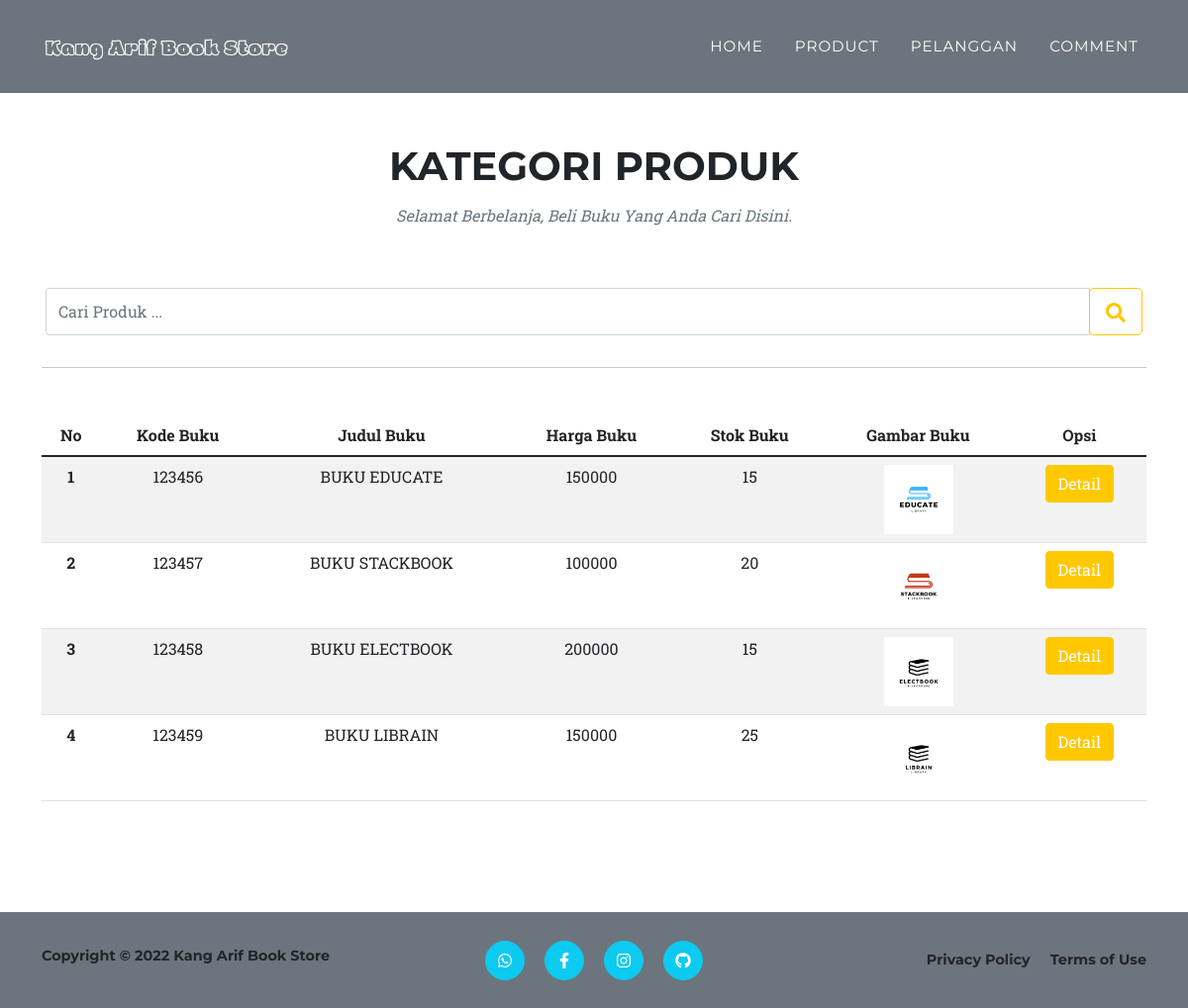
/services.php, run on the app's committed database.
### tables this page shows
CREATE TABLE `db_tokobuku` (
  `id` int(10) NOT NULL,
  `kd_buku` int(20) NOT NULL,
  `judul_buku` varchar(100) NOT NULL,
  `harga_buku` int(100) NOT NULL,
  `stok_buku` int(10) NOT NULL,
  `gambar_buku` varchar(5000) NOT NULL
);

### function.php (called while the page is built, shortened)
<?php
$conn = mysqli_connect('localhost', 'root', '', 'uas_1904030048');
function query($query)
{
    global $conn;
    $result = mysqli_query($conn, $query);
    $rows = [];
    while ($row = mysqli_fetch_assoc($result)) {
        $rows[] = $row;
    }
    return $rows;
}

### services.php (the view, shortened to what this page needs)
<?php
  require 'function.php';
  $buku = query("SELECT * FROM db_tokobuku");
?>
<!DOCTYPE html>
<html lang="en">
  <head>
    <link href="css/styles.css" rel="stylesheet" />
  </head>
  <body id="page-top">
    <nav class="navbar navbar-expand-lg navbar-light bg-secondary fixed-top" id="mainNav">
      <div class="container">
        <a class="navbar-brand" href="#page-top"><img src="assets/img/navbar-logo.png" alt="..." /></a>
        <div class="collapse navbar-collapse" id="navbarResponsive">
          <ul class="navbar-nav text-uppercase ms-auto py-4 py-lg-0">
            <li class="nav-item"><a class="nav-link" href="index.php">Home</a></li>
            <li class="nav-item"><a class="nav-link" href="services.php">Product</a></li>
            <li class="nav-item"><a class="nav-link" href="portfolio.php">Pelanggan</a></li>
            <li class="nav-item"><a class="nav-link" href="contact.php">Comment</a></li>
          </ul>
        </div>
      </div>
    </nav>
    <section class="page-section" id="services">
      <div class="container justify-content-center">
        <div class="text-center mt-5">
          <h2 class="section-heading text-uppercase">KATEGORI PRODUK</h2>
          <h3 class="section-subheading text-muted">Selamat Berbelanja, Beli Buku Yang Anda Cari Disini.</h3>
        </div>
        <div class="row">
          <div class="col px-3">
            <form method="POST" action="">
              <div class="input-group mb-3">
                <input type="text" id="keyword" name="keyword" class="form-control input-text" placeholder="Cari Produk ..." autocomplete="off" aria-label="Recipient's username" aria-describedby="basic-addon2"/>
                <div class="input-group-append">
                  <button class="btn btn-outline-warning btn-lg" type="submit" name="cari"><i class="fa fa-search"></i></button>
                </div>
              </div>
            </form>
          </div>
        </div>
        <table class="table table-striped text-center mt-5">
          <thead><hr>
            <tr>
              <th scope="col">No</th>
              <th scope="col">Kode Buku</th>
              <th scope="col">Judul Buku</th>
              <th scope="col">Harga Buku</th>
              <th scope="col">Stok Buku</th>
              <th scope="col">Gambar Buku</th>
              <th scope="col">Opsi</th>
            </tr>
          </thead>
          <tbody>
            <?php $no = 1; ?>
              <?php foreach ($buku as $bukuu) : ?>
                <tr>
                  <th scope="row"><?php echo $no; ?></th>
                  <td><?php echo $bukuu['kd_buku']; ?></td>
                  <td><?php echo $bukuu['judul_buku']; ?></td>
                  <td><?php echo $bukuu['harga_buku']; ?></td>
                  <td><?php echo $bukuu['stok_buku']; ?></td>
                  <td><img src="buku/<?php echo $bukuu['gambar_buku']; ?>" width="70px"></td>
                  <td><a href="detail_buku.php?id=<?= $bukuu['id']; ?>" class="btn btn-warning" role="button">Detail</a></td>
                </tr>
                <?php $no++ ?>
            <?php endforeach ?>
          </tbody>
        </table>
      </div>
    </section>
    <footer class="footer fw-bold bg-secondary py-4">
      <div class="container">
        <div class="row align-items-center">
          <div class="col-lg-4 mt-2 text-lg-start">
            <p>Copyright &copy; <script>document.write(new Date().getFullYear())</script> Kang Arif Book Store</p>
          </div>
          <div class="col-lg-4 my-3 my-lg-0">
            <a class="btn btn-info btn-social mx-2" href="https://wa.me/6285213849075"><i class="fab fa-whatsapp"></i></a>
            <a class="btn btn-info btn-social mx-2" href="https://www.facebook.com/kangarif.eid"><i class="fab fa-facebook-f"></i></a>
            <a class="btn btn-info btn-social mx-2" href="https://instagram.com/kangarif.id"><i class="fab fa-instagram"></i></a>
            <a class="btn btn-info btn-social mx-2" href="https://github.com/kangarifeid"><i class="fab fa-github"></i></a>
          </div>
          <div class="col-lg-4 text-lg-end">
            <a class="link-dark text-decoration-none me-3" href="#!">Privacy Policy</a>
            <a class="link-dark text-decoration-none" href="#!">Terms of Use</a>
          </div>
        </div>
      </div>
    </footer>
  </body>
</html>

### data on the page
db_tokobuku: kd_buku "123456", judul_buku "BUKU EDUCATE", harga_buku "150000", stok_buku "15", gambar_buku (picture)
db_tokobuku: kd_buku "123457", judul_buku "BUKU STACKBOOK", harga_buku "100000", stok_buku "20", gambar_buku (picture)
db_tokobuku: kd_buku "123458", judul_buku "BUKU ELECTBOOK", harga_buku "200000", stok_buku "15", gambar_buku (picture)
db_tokobuku: kd_buku "123459", judul_buku "BUKU LIBRAIN", harga_buku "150000", stok_buku "25", gambar_buku (picture)
